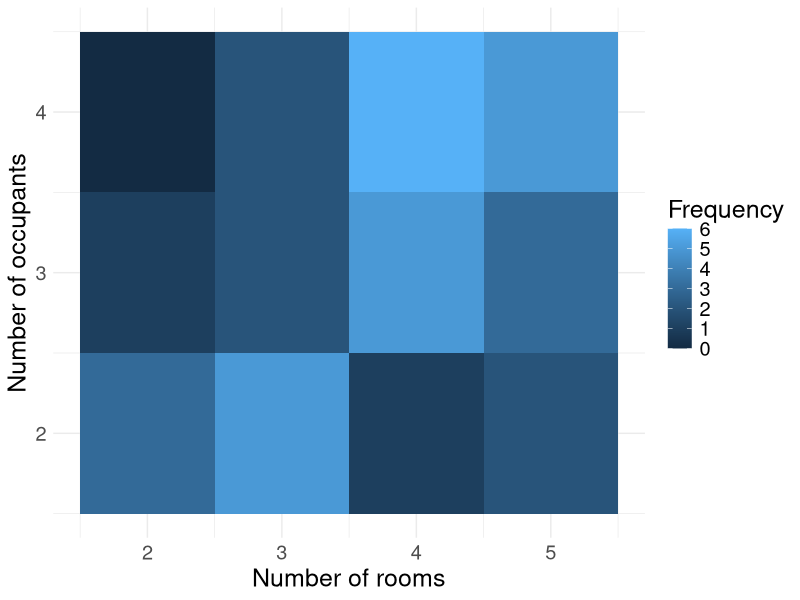
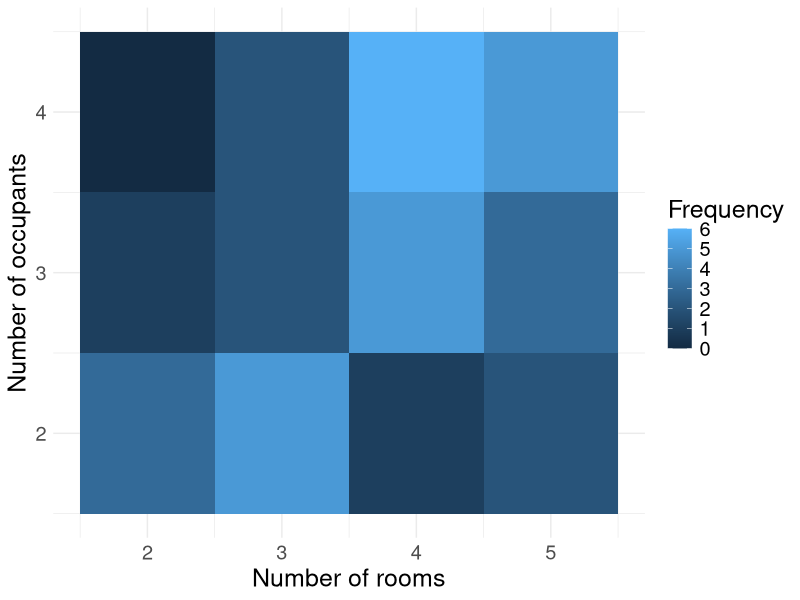

Write R code to recreate these figures, in order.
library(ggplot2)
library(svglite)

d <- read.csv("rooms_occupants_result.csv", header = FALSE)
d <- d[, c(1, 2, 3)]
colnames(d) <- c("Rooms", "Occupants", "Frequency")

svglite("colormap.svg")
ggplot(data = d, mapping = aes(x = Rooms, y = Occupants, fill = Frequency)) +
geom_tile() +
labs(x = "Number of rooms", y = "Number of occupants") +
theme_minimal() +
theme(text = element_text(size = 18))
ggsave("colormap.svg", units = "cm")
